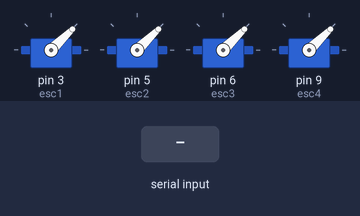
The sketch below on a simulated Arduino Uno, built with avr-gcc and run on an emulated ATmega328P. Shown: 4 × servo. The test bench sets the inputs (shaded band). What the sketch prints to the serial monitor is not drawn.

Above: at 1.3 s.
1.4 s: "s" received over the second serial link
At 2.6 s:
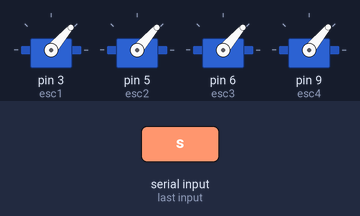
2.9 s: "+" received over the second serial link
At 3.7 s:
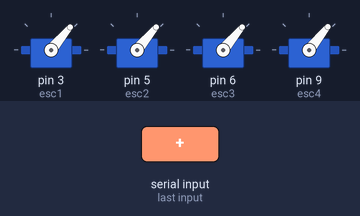
4.4 s: "x" received over the second serial link
At 4.68 s:
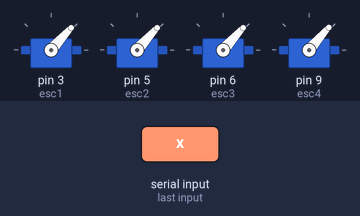
7.4 s: "c" received over the second serial link
At 8.4 s:
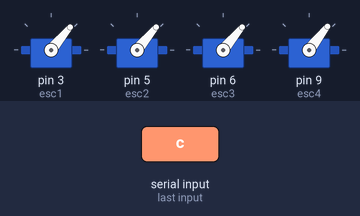
Timing chart, 0 to 9.9 s (numbered marks = the images above; inputs shaded):
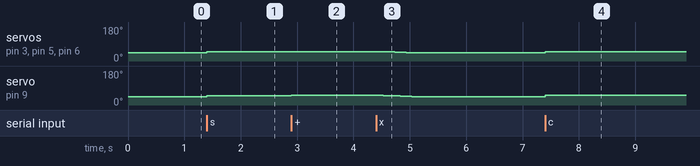

The sketch:

drone_code.ino
```cpp
#include <Servo.h>
#include <SoftwareSerial.h>

// Pini pentru SoftwareSerial (Bluetooth)
#define BT_RX 11
#define BT_TX 10
SoftwareSerial BT(BT_RX, BT_TX); // RX, TX

Servo esc1; // ESC roșu
Servo esc2; // ESC roșu
Servo esc3; // ESC roșu
Servo esc4; // ESC verde

int pwm_common = 1020;
int pwm_step = 10;
int pwm_min = 1000;
int pwm_max = 2000;
int corectie_esc4 = 10;

bool motors_started = false;

void setup() {
  Serial.begin(9600);  // Pentru monitor serial (USB)
  BT.begin(9600);      // Pentru Bluetooth HC-05

  esc1.attach(3);
  esc2.attach(5);
  esc3.attach(6);
  esc4.attach(9);

  esc1.writeMicroseconds(pwm_min);
  esc2.writeMicroseconds(pwm_min);
  esc3.writeMicroseconds(pwm_min);
  esc4.writeMicroseconds(pwm_min);

  Serial.println("Sistem gata. Comenzi: s = start | + = add pwm | - = minus pwm | x = stop | c = compensatie");
  BT.println("Sistem gata. Comenzi: s = start | + = add pwm | - = minus pwm | x = stop | c = compensatie");
}

void loop() {
  if (BT.available()) {
    char c = BT.read();
    Serial.print("Tasta primită: "); Serial.println(c);

    switch (c) {
      case 's': // start
        pwm_common = 1050;
        esc1.writeMicroseconds(pwm_common);
        esc2.writeMicroseconds(pwm_common);
        esc3.writeMicroseconds(pwm_common);
        esc4.writeMicroseconds(pwm_common + corectie_esc4);
        motors_started = true;
        Serial.println("Motoare armate și pornite.");
        BT.println("Motoare armate și pornite.");
        break;

      case '+': // add pwm
        if (motors_started) {
          pwm_common += pwm_step;
          if (pwm_common > pwm_max) pwm_common = pwm_max;
          updateMotors();
          Serial.println("PWM crescut.");
          BT.println("PWM crescut.");
        }
        break;

      case '-': // minus pwm
        if (motors_started) {
          pwm_common -= pwm_step;
          if (pwm_common < pwm_min) pwm_common = pwm_min;
          updateMotors();
          Serial.println("PWM scăzut.");
          BT.println("PWM scăzut.");
        }
        break;

      case 'x': // stop
        if (motors_started) {
          Serial.println("Oprire motoare graduală...");
          BT.println("Oprire motoare graduală...");
          for (int val = pwm_common; val >= pwm_min; val -= pwm_step) {
            esc1.writeMicroseconds(val);
            esc2.writeMicroseconds(val);
            esc3.writeMicroseconds(val);
            esc4.writeMicroseconds(val + corectie_esc4);
            delay(100);
          }
          motors_started = false;
          Serial.println("Motoare oprite.");
          BT.println("Motoare oprite.");
        }
        break;

      case 'c': // compensatie
        corectie_esc4 += pwm_step;
        if ((pwm_common + corectie_esc4) > pwm_max) {
          corectie_esc4 = pwm_max - pwm_common;
        }
        updateMotors();
        Serial.println("Compensare ESC 4 crescută.");
        BT.println("Compensare ESC 4 crescută.");
        break;

      default:
        Serial.print("Comandă necunoscută: "); Serial.println(c);
        BT.print("Comandă necunoscută: "); BT.println(c);
        break;
    }

    printPWMValues();
  }
}

void updateMotors() {
  esc1.writeMicroseconds(pwm_common);
  esc2.writeMicroseconds(pwm_common);
  esc3.writeMicroseconds(pwm_common);
  esc4.writeMicroseconds(pwm_common + corectie_esc4);
}

void printPWMValues() {
  Serial.print("ESC1: "); Serial.print(pwm_common);
  Serial.print(" | ESC2: "); Serial.print(pwm_common);
  Serial.print(" | ESC3: "); Serial.print(pwm_common);
  Serial.print(" | ESC4: "); Serial.print(pwm_common + corectie_esc4);
  Serial.print(" | Compensatie ESC4: "); Serial.println(corectie_esc4);

  BT.print("ESC1: "); BT.print(pwm_common);
  BT.print(" | ESC2: "); BT.print(pwm_common);
  BT.print(" | ESC3: "); BT.print(pwm_common);
  BT.print(" | ESC4: "); BT.print(pwm_common + corectie_esc4);
  BT.print(" | Compensatie ESC4: "); BT.println(corectie_esc4);
}
```

Measured:
- after the input at 1.4 s, servo on pin 3 (esc1), servo on pin 5 (esc2), servo on pin 6 (esc3): 44° → 49° at once; servo on pin 9 (esc4): 44° → 50° at once
- after the input at 2.9 s, servo on pin 3 (esc1), servo on pin 5 (esc2), servo on pin 6 (esc3): 49° → 50° at once; servo on pin 9 (esc4): 50° → 51° at once
- after the input at 4.4 s, servo on pin 3 (esc1), servo on pin 5 (esc2), servo on pin 6 (esc3): moves from 50° to 44° over 0.50 s, starting after 0.13 s; servo on pin 9 (esc4): moves from 51° to 45° over 0.50 s, starting after 0.13 s
- after the input at 7.4 s, servo on pin 3 (esc1), servo on pin 5 (esc2), servo on pin 6 (esc3): 44° → 50° at once; servo on pin 9 (esc4): 45° → 52° at once
